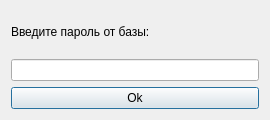
<?xml version="1.0" encoding="UTF-8"?>
<ui version="4.0">
 <class>Dialog</class>
 <widget class="QDialog" name="Dialog">
  <property name="geometry">
   <rect>
    <x>0</x>
    <y>0</y>
    <width>270</width>
    <height>120</height>
   </rect>
  </property>
  <property name="windowTitle">
   <string>Заблокировано</string>
  </property>
  <layout class="QVBoxLayout" name="verticalLayout">
   <item>
    <widget class="QLabel" name="label">
     <property name="text">
      <string>Введите пароль от базы:</string>
     </property>
    </widget>
   </item>
   <item>
    <widget class="QLineEdit" name="pwd">
     <property name="echoMode">
      <enum>QLineEdit::Password</enum>
     </property>
    </widget>
   </item>
   <item>
    <widget class="QPushButton" name="ok">
     <property name="text">
      <string>Ok</string>
     </property>
    </widget>
   </item>
  </layout>
 </widget>
 <resources/>
 <connections/>
</ui>
